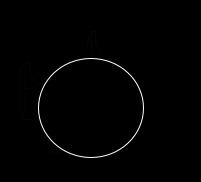
%> input picture skelmetric/test7.png, 201 x 182 px
$ octave --eval "result = skelmetric(imread('test7.png'));"   (GNU Octave 9; MATLAB toolbox functions it lacks are replaced by stand-ins)
%> lines starting %> are read from the running program, lines starting %| are printed output that depends on the picture; in (x1, y1, x2, y2) boxes, pixels count from 0 and x2, y2 are one past the last pixel; in counts of white or black regions, pixels touching at a corner belong together; the program's own positions count from 1
function [im_enconn, peakNum] = skelmetric(im)
% Performs skelmetric transform on binary image of single region.
%
% Region is skeletonized and branchpoints and endpoints are identified.
% Branchpoints are dilated and removed from skeleton, leaving connections.
% branch-branch connections are removed, leaving only branch-endpoint
% connections.
%
% Resulting image is used to determine how many 'arms' an irregular polygon
% has, which are counted as long branch-endpoint connections (relative to
% the total skeleton length), given as peakNum.
%
% Function will accept binary image of single region and return skelmetric
% binary image of br-en connections, as well as how many 'arms' the polygon
% has.
%
% INPUTS:
%   im - binary image of a region
%
% OUTPUTS:
%   im_enconn - binary image of skeletal br-en connections
%   peakNum - number of 'arms' the polygon has
%
%
% Blake Cook 2017-12-27
% ------------------------

%get region data
regions = regionprops(im);
%> regions = 250 regions; largest, Area and Centroid: 843 [49 85 2], 168 [63.7 81.1 2], 147 [66.6 86.1 2], 51 [103.8 99.8 2], 48 [77.6 90.6 2]
%if there is more than one region, select region with largest area
if length(regions)>1
    disp('More than one region detected, selection largest connected component');
    im_label = labelmatrix(bwconncomp(im));
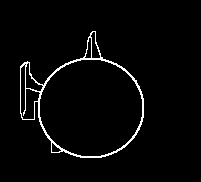
%> im_label: size 182x201x3 uint8; values 0 (black) and 1 (white), 2.9% white in thin lines or dots, all inside (x1, y1, x2, y2) = (20, 31, 144, 158)

    regions_cell = struct2cell(regions);
%> regions_cell = 750 items
    areas = cell2mat(regions_cell(1,:));
%> areas = 250 values, max 843 at index 5, min 0 at index 12, mean 12.68
    area_index = find(areas == max(areas));
%> area_index = 5

    im = ismember(im_label, area_index) > 0;
%> im: size 182x201x3 logical; every value is 0
    regions = regionprops(im);
%> regions = 0 regions
end

%determine how round the object is
%> (the run ends here)
